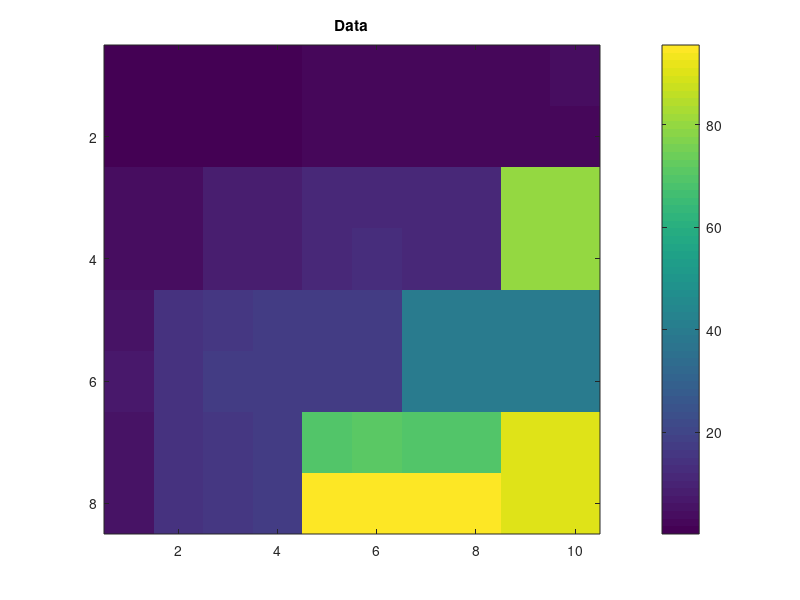

Write the MATLAB code that produced this figure. (Note: this script raises an error after producing the figure.)
close all;
clear all;
clc;
dbstop if error;
addpath(genpath('../../3D_Questionnaire/Questionnaire'));
addpath(genpath('../../3D_Questionnaire/utils'));
addpath(genpath('../../PCAclustering'));

addpath(genpath('../tiling'));


figspath1 = fullfile('tilingDemoOutput');


rng(654164);

%% Data

X = [1 1  1   1  2  2  3  3  3  3;...
    1 1  1   1  2  2  3  3  3  3;...
    4 4  8   8  11 11 11 11 80 80;...
    4 4  8   8  12 12 12  12 80 80;...
    6 14 16  17 18 18 40 40 40 40;...
    6 14 16  17 18 18 40 40 40 40;...
    6 14 16  17 70 70 70 70 90 90;...
    6 14 16  17 95 95 95 95 90 90];
data = X + randn(size(X))*0.3;
figure;
imagesc(data);colorbar;
title('Data');

%% Init params

eigsnum_col = 2;
eigsnum_row = 3;
eigsnum_trial= 2;
row_alpha = .2;
row_beta = 0;
col_alpha = .2;
col_beta = 0;
trial_alpha = .2;
trial_beta = 0;
% params  = SetQuestPCAclusteringParams;
params = SetGenericDimsQuestParams(2, true);
params.tree{1}.splitsNum=5;
params.tree{2}.splitsNum=5;
% params.tree{1}.clusteringAlgo = @MTSGClassWrapper;
% params.tree{1}.min_cluster = 1;
% params.tree{2}.clusteringAlgo = @MTSGClassWrapper;
% params.tree{2}.min_cluster = 1;
[ Trees, dual_aff ] = RunGenericDimsQuestionnaire( params, data  );
%% Visualization

[~, row_order] = sort(Trees{1}{2}.clustering);
[~, col_order] = sort(Trees{2}{2}.clustering);
orderedData = data(row_order, :);
orderedData = orderedData(:, col_order);

% prepare trees for recursion
for treeLevel = 1:length(Trees{1})
    row_orderedtree{treeLevel} = Trees{1}{treeLevel};
    row_orderedtree{treeLevel}.clustering = Trees{1}{treeLevel}.clustering( row_order);
end
for treeLevel = 1:length(Trees{2})
    col_orderedtree{treeLevel} = Trees{2}{treeLevel};
    col_orderedtree{treeLevel}.clustering = Trees{2}{treeLevel}.clustering( col_order);
end

figure;
subplot(2,2,1);
imagesc(data);title('Data');
subplot(2,2,2);
imagesc(orderedData);title('Ordered Data');
subplot(2,2,3);
plotTreeWithColors(row_orderedtree, 1:size(data,1));
title('Row Tree');

subplot(2,2,4);
plotTreeWithColors(col_orderedtree, 1:size(data,2))
title('Col Tree');


ind2data = 1;
minErr = Inf;
tiling.isbusy = zeros(size(orderedData, 1), size(orderedData, 2), 1);
tiling.isLeader = zeros(size(orderedData, 1), size(orderedData, 2), 1);
solutionTiling = [];
figure;
clc;
l = 1;
classes = unique(X);
for ci=1:length(classes)
    tilesSizes(ci) = length(find(X(:)==classes(ci)));
end
p1.vol = unique(tilesSizes);
p1.vol = sort(p1.vol, 'ascend');

p1.beta_col = 0;
p1.beta_row = 0;
p1.verbose = 2;
%             p1.err_fun = @evalTilingErr;
p1.err_fun = @evalTilingErrTauMeas;p1.tau = 0.1;
tiling.isbusy=zeros(size(data));


[minCurrErr, currSolutionTiling] = loopTiling2DEfficient(orderedData, row_orderedtree, col_orderedtree, p1);
[minCurrErr1, tilingCurrRes1, currSolutionTiling1] = recursiveTiling2D(orderedData, row_orderedtree, col_orderedtree, p1.vol, 1, tiling, [], inf);

[~, meanTiled] = evalTilingErr(X, currSolutionTiling, p1);
figure;plotTiledData(orderedData, meanTiled, '', currSolutionTiling.isbusy, [ ' \tau = ' num2str(p1.tau)])

[~, meanTiled1] = evalTilingErr(X, currSolutionTiling1, p1);
figure;plotTiledData(orderedData, meanTiled1, '', currSolutionTiling1.isbusy, [ ' \tau = ' num2str(p1.tau)])

%
%
% small_row_tree{1}.folder_count = 4;
% small_row_tree{1}.folder_sizes = [1 1 1 1];
% small_row_tree{1}.clustering = [1 2 3 4];
% small_row_tree{1}.super_folders = [1 1 2 2];
%
% small_row_tree{2}.folder_count = 2;
% small_row_tree{2}.folder_sizes = [2 2];
% small_row_tree{2}.clustering = [1 1 2 2];
% small_row_tree{2}.super_folders = [ 1 1];
%
% small_row_tree{3}.folder_count = 1;
% small_row_tree{3}.folder_sizes = 4;
% small_row_tree{3}.clustering = [1 1 1 1];
% small_row_tree{3}.super_folders = [];
%
% small_col_tree = small_row_tree;
% small_data = rand(4);
% small_vol = 4;
% ind2data = 1;
% minErr = Inf;
% tiling.isbusy = zeros(size(small_data, 1), size(small_data, 2), 1);
% tiling.isLeader = zeros(size(small_data, 1), size(small_data, 2), 1);
% solutionTiling = [];
% figure;
% clc;
% [minCurrErr, tilingCurrRes, currSolutionTiling] = recursiveTiling2D(small_data, small_row_tree, small_col_tree, small_vol, 1, tiling, solutionTiling, Inf);
% [minErr1, solutionTiling] = loopTiling2D(small_data, small_row_tree, small_col_tree, small_vol);
